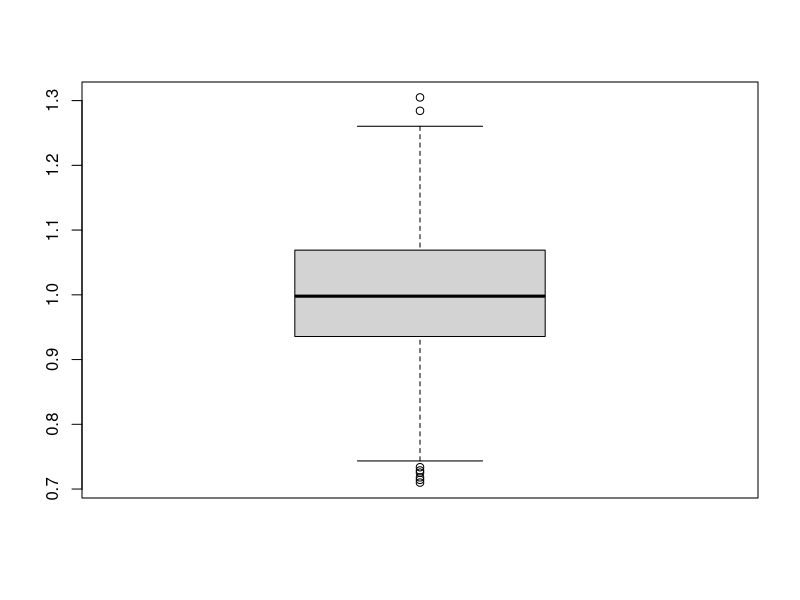
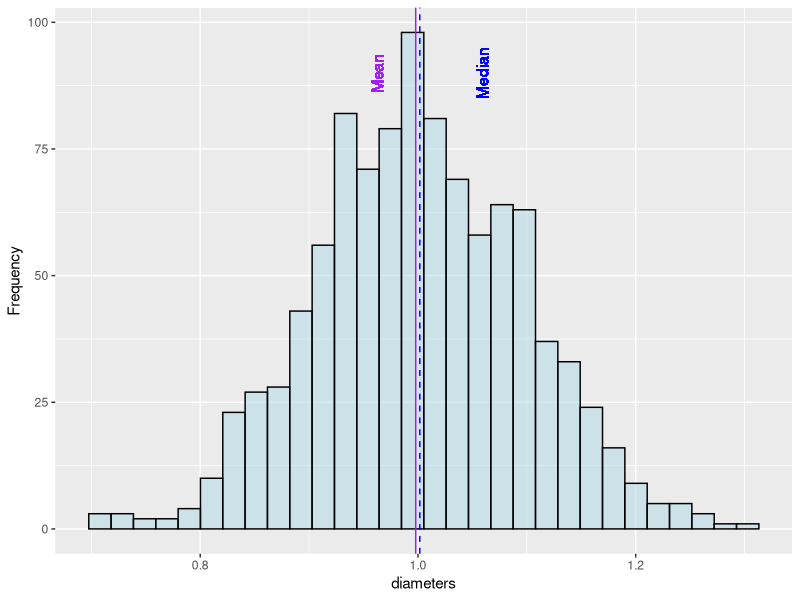
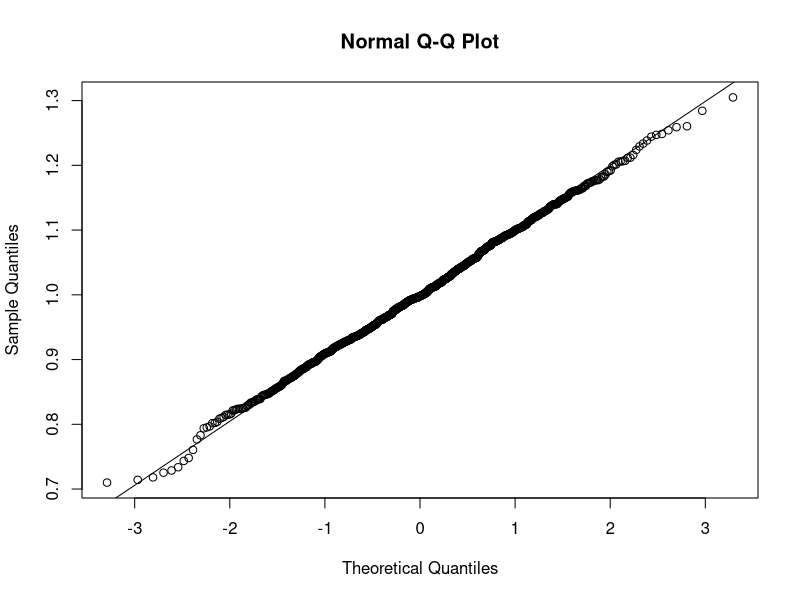

Source code (R) for these figures, in order:
## ---- chunk 1
knitr::opts_chunk$set(echo = TRUE, error = TRUE)
library(ggplot2)
library(gmodels)
# remove "error = TRUE" to make knitr halt on errors
# (do this when you are ready to check if your code will knit without errors)
## ---- chunk 2
# set a seed
set.seed(9-18-1963)
# sample
sample.colony=rnorm(1000,mean=1,sd=0.1)
# mean and sd
mean.colony=mean(sample.colony)
sd.colony=sd(sample.colony)

# IQR and boxplot
iqr.lower = qnorm(0.25, mean.colony, sd.colony)
iqr.upper = qnorm(0.75, mean.colony, sd.colony)
boxplot(sample.colony)

## ---- chunk 3
# Option 1: SEM and CI by hand
sem=sqrt(sd.colony/length(sample.colony))
ci.colony=ci(sample.colony)
ci.colony
# Option 2: using gmodels package

# Explanation
"sem is the population variance divided by sqrt(N), it is the measure of how much the variable sample mean is expected to differ from sample to sample"
"The 95% CI is mean±1.96*sem.We expect that a 95% CI of the mean will contain the true population mean 95% of the time. "
# (your answer here)
## ---- chunk 4
# histograms

# Option 1: base R

# Option 2: ggplot
ggplot(data.frame(sample.colony), aes(x=sample.colony)) + 
  geom_histogram(col="black",fill="lightblue", alpha=0.5, 
                 boundary = 0, closed = "left") + 
  xlab("diameters") +
  ylab("Frequency")+
   geom_vline(aes(xintercept = mean.colony),
             color="blue", linetype="dashed") +
    geom_vline(aes(xintercept = median(sample.colony)),
             color="purple")+ 
  
  geom_text(aes(x= median(sample.colony)+0.05 ,
                y=90, label="Median"),
            color="blue", angle=90, vjust = 1.5) +
  
  geom_text(aes(x= mean(sample.colony)-0.05,    # add this
                y=90, label="Mean"),
            color="purple", angle=90, vjust = 1.5)
# qqplot
qqnorm(sample.colony)
qqline(sample.colony)
## ---- chunk 5
# your answer here
pnorm(1.07, mean.colony, sd.colony) - pnorm(0.93, mean.colony, sd.colony)

## ---- chunk 6
# your answer here
pnorm(mean.colony+sd.colony, mean.colony, sd.colony) - pnorm(mean.colony-sd.colony, mean.colony, sd.colony)

## ---- chunk 7
# your answer here
qnorm(0.1, mean.colony, sd.colony)
qnorm(0.9, mean.colony, sd.colony) 
## ---- chunk 8
# probabilities
p.hpv = 0.18
p.chl = 0.02
p.hpv.chl = 0.03

# total probabilities
p.hpv.tot = p.hpv+p.hpv.chl
p.chl.tot = p.chl+p.hpv.chl

p.hpv.tot
p.chl.tot
## ---- chunk 9
# set operations
# (your answer here)
#P(positive for Chlamydia|positive for HPV)
# conditional probability
p.chl.given.hpv = p.hpv.chl/p.hpv.tot
p.chl.given.hpv
## ---- chunk 10
# set operations
# (your answer here)
#P(positive for HPV|positive for Chlamydia)
# conditional probability
p.hpv.given.chl = p.hpv.chl/p.chl.tot
p.hpv.given.chl
## ---- chunk 11
# your answer here
# P(positive for HPV and positive for Chlamydia)
p.hpv.chl
# P(positive for HPV or positive for Chlamydia)
p.hpv.chl+p.hpv+p.chl

## ---- chunk 12
# your answer here
#No, because P(positive for HPV and positive for Chlamydia)!=P(positive for HPV)*P(positive for Chlamydia)
## ---- chunk 13
# Allele frequencies
A1 = 0.82
A2 = 0.06
A3 = 0.05
A4 = 0.04
A5 = 0.03

# Probability of either A2 or A5 = ?
#P(A2 or A5)=P(A2)+P(A5)
A2+A5

## ---- chunk 14
# your anaswer here
#P(2 A3 alles)=P(A3)*P(A3)
A3*A3

## ---- chunk 15
# your anaswer here
#P(not 2 A3 alles)=1-P(A3)*P(A3)
1-A3*A3

## ---- chunk 16
# your anaswer here
#P(heterozygous for A1 and A4)=2*P(A1)*P(A4)
2*A1*A4
## ---- chunk 17
# prob of carrying two A1 alleles
#P(2 A1 alles)=P(A1)*P(A1)
A1*A1
# prob of NOT having two A1 alleles
#P(not 2 A1 alles)=1-P(A1)*P(A1)
1-A1*A1

# P(2 individuals are NOT A1,A1)
# P(2 individuals are NOT A1,A1)=(1-P(A1)*P(A1))^2
(1-A1*A1)^2
## ---- chunk 18
# prob of an allele being A3 or A4
A3+A4
# prob of an allele not being A3 or A4
1-(A3+A4)
# P(neither of 2 alleles is A3 or A4)
(1-(A3+A4))^2
# P(3 people have no A3 or A4 alleles)
(1-(A3+A4))^6

## ---- chunk 19
Pr=list()
Pr$a=0.95
Pr$A=0.05

Pr$aa = Pr$a*Pr$a

Pr$aa
## ---- chunk 20
Pr$aa_aa = Pr$aa*Pr$aa
Pr$aa_aa
## ---- chunk 21
# first calculate probability that one individual is heterozygous
Pr$Aa = Pr$a*Pr$A*2
Pr$Aa

# probability that both parents are heterozygous
Pr$Aa_Aa = Pr$Aa*Pr$Aa
Pr$Aa_Aa        
## ---- chunk 22
# conditional probability that Aa x Aa -> Aa
Pr$Caa.FAa_MAa = 0.5*0.5
Pr$Caa.FAa_MAa
## ---- chunk 23
# probabilities of each allele combination in the parents
Pr$AA = Pr$A*Pr$A # P(AA)
Pr$Aa =  Pr$A*Pr$a# P(Aa)
Pr$aA = Pr$A*Pr$a # P(aA)
Pr$aa = Pr$a*Pr$a # P(aa)

Pr$AA
Pr$Aa
Pr$aA
Pr$AA
## ---- chunk 24
# priors for each combination of parental alleles
Pr$Faa_Maa = Pr$aa*Pr$aa
Pr$FAa_Maa = Pr$Aa*Pr$aa
Pr$FAA_Maa = Pr$AA*Pr$aa
Pr$Faa_MAa = Pr$aa*Pr$Aa
Pr$FAa_MAa = Pr$Aa*Pr$Aa
Pr$FAA_MAa = Pr$AA*Pr$Aa
Pr$Faa_MAA = Pr$aa*Pr$AA
Pr$FAa_MAA = Pr$Aa*Pr$AA
Pr$FAA_MAA = Pr$AA*Pr$AA

Pr$Faa_Maa
Pr$FAa_Maa
Pr$FAA_Maa
Pr$Faa_MAa
Pr$FAa_MAa
Pr$FAA_MAa
Pr$Faa_MAA
Pr$FAa_MAA
Pr$FAA_MAA
## ---- chunk 25
# individual likelihoods (think Punnett square)
Pr$Caa.Faa_Maa = 1
Pr$Caa.FAa_Maa = 0.5
Pr$Caa.FAA_Maa = 0
Pr$Caa.Faa_MAa = 0.5
Pr$Caa.FAa_MAa = 0.25
Pr$Caa.FAA_MAa = 0
Pr$Caa.Faa_MAA = 0
Pr$Caa.FAa_MAA = 0
Pr$Caa.FAA_MAA = 0
## ---- chunk 26
# total probability P(C_Aa)
Pr$Caa = Pr$Caa.Faa_Maa * Pr$Faa_Maa +  # first line filled in for you ... add the rest below
         Pr$Caa.FAa_Maa * Pr$FAa_Maa +
  Pr$Caa.FAA_Maa * Pr$FAA_Maa +
  Pr$Caa.Faa_MAa * Pr$Faa_MAa +
  Pr$Caa.FAa_MAa * Pr$FAa_MAa +
  Pr$Caa.FAA_MAa * Pr$FAA_MAa +
  Pr$Caa.Faa_MAA * Pr$Faa_MAA +
  Pr$Caa.FAa_MAA * Pr$FAa_MAA +
  Pr$Caa.FAA_MAA * Pr$FAA_MAA 

Pr$Caa
## ---- chunk 27
# Posterior probability of P(F_Aa, M_Aa | C_Aa):
Pr$FAa_MAa.Caa = Pr$Caa.FAa_MAa* Pr$FAa_MAa/Pr$Caa
Pr$FAa_MAa.Caa
## ---- chunk 28
Pr$Faa_Maa.Caa = Pr$Caa.Faa_Maa* Pr$Faa_Maa/Pr$Caa
Pr$Faa_Maa.Caa
